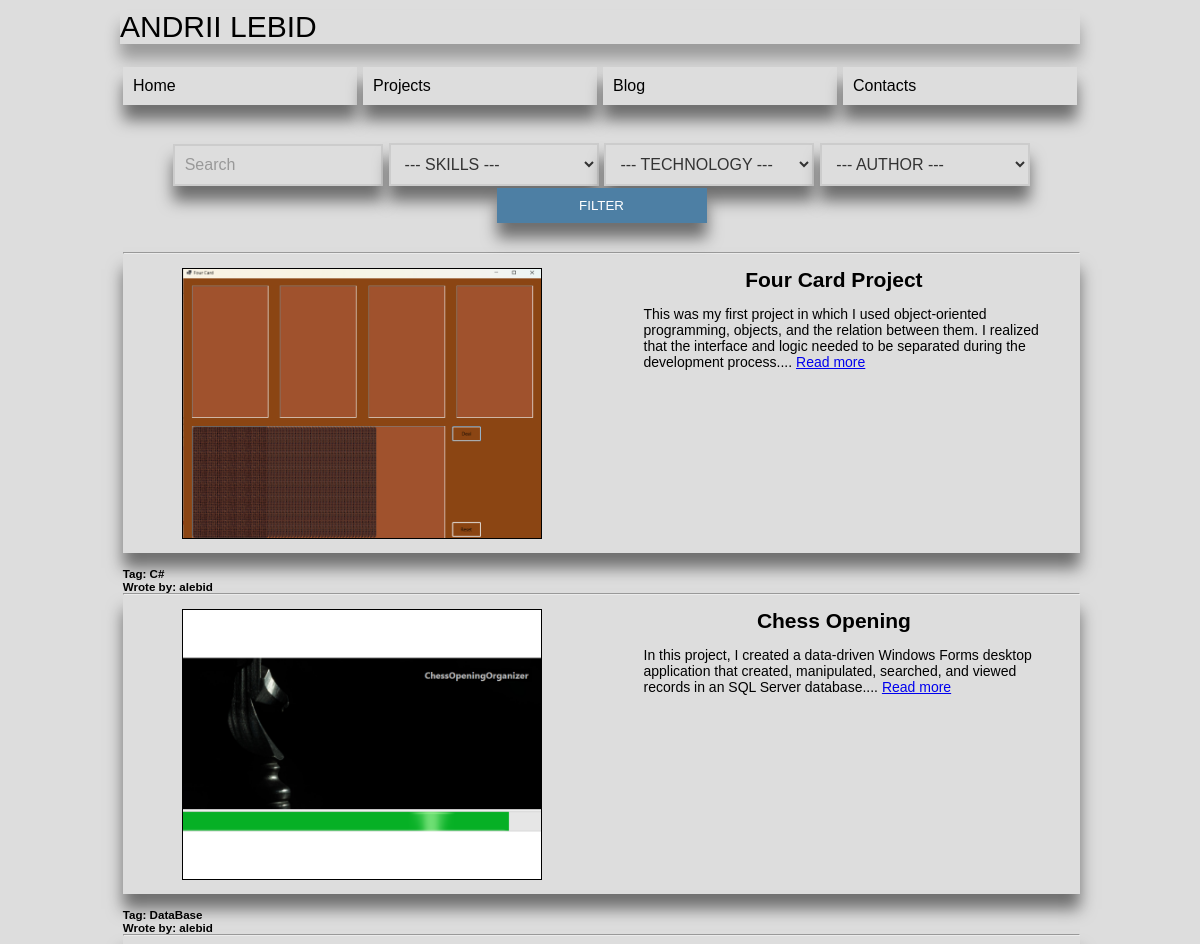
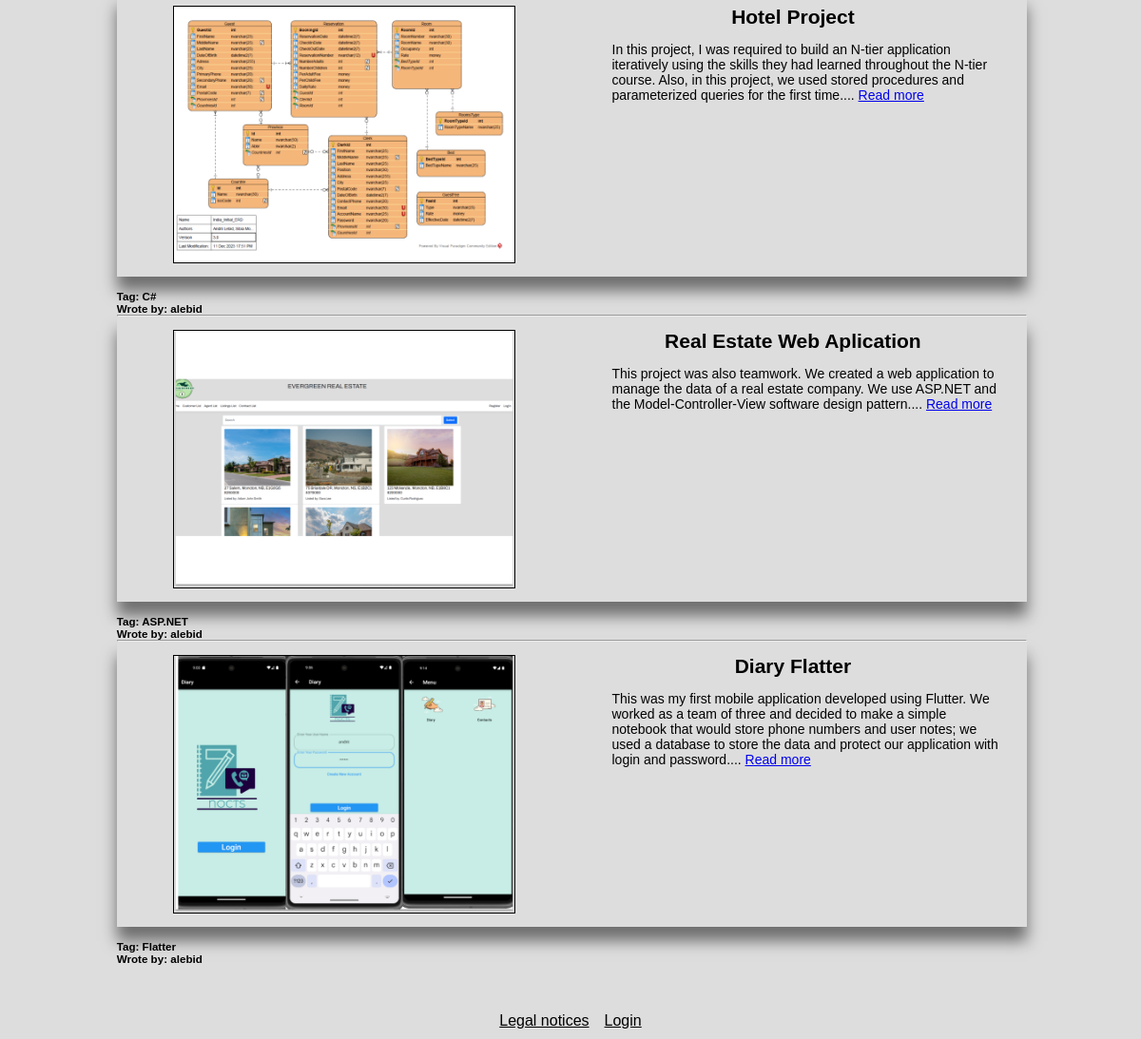
The app's page /projects.php with its own data (2 pictures, top to bottom).
### tables this page shows
CREATE TABLE IF NOT EXISTS `project` (
  `id` int NOT NULL AUTO_INCREMENT,
  `title` varchar(50) NOT NULL,
  `description` varchar(1000) NOT NULL,
  `skills` int NOT NULL,
  `technologies` int NOT NULL,
  `userId` int NOT NULL,
  `images` varchar(1000) DEFAULT NULL,
  PRIMARY KEY (`id`),
  KEY `technologies` (`technologies`),
  KEY `userId` (`userId`),
  KEY `skills` (`skills`)
);

CREATE TABLE IF NOT EXISTS `technology` (
  `id` int NOT NULL AUTO_INCREMENT,
  `name` varchar(20) NOT NULL,
  PRIMARY KEY (`id`)
);

CREATE TABLE IF NOT EXISTS `user` (
  `id` int NOT NULL AUTO_INCREMENT,
  `firstName` varchar(20) NOT NULL,
  `lastName` varchar(20) NOT NULL,
  `userName` varchar(20) NOT NULL,
  `password` varchar(100) NOT NULL,
  `email` varchar(20) DEFAULT NULL,
  PRIMARY KEY (`id`)
);

### www/projects.php (the view, shortened to what this page needs)
<?php include 'inc/header.php'; ?>
<?php include 'inc/nav.php'; ?>
<?php include 'inc/dbConnection.php'; ?>
<main>
    <div class="notice">
        <div class="search-box">
            <form method="post" action="">
                <label>
                    <input class="search-txt" type="text" name="keywords" autocomplete="off" placeholder="Search">
                </label>
                <select name="filter_skills">
                    <option value=0>--- SKILLS ---</option>
                    <?php
                    $keywords = trim($_POST['keywords']);
                    ?>
                </select>
                <select name="filter_tech">
                    <option value=0>--- TECHNOLOGY ---</option>
                </select>
                <select name="filter_user">
                    <option value=0>--- AUTHOR ---</option>
                </select>
                <input type="submit" value="FILTER" class="search-btn">
            </form>
        </div>
        <?php
        $sql = "SELECT project.id, project.title, project.description,
                        user.userName, project.skills,
                        technology.name, project.images
        FROM project INNER JOIN user ON project.userId = user.id
        INNER JOIN technology ON technology.id = project.technologies ";
        $params = [];
        $types = '';
        if (isset($keywords) && $keywords != "") {
            $sql .= "WHERE (project.description LIKE ?";
            $params[] = "%".$keywords."%";
            $types .= 's';
        } else {
            $sql .= "WHERE (project.description LIKE '%'";
        }
        if (isset($keywords) && $keywords != "") {
            $sql .= " OR project.title LIKE ?)";
            $params[] = "%".$keywords."%";
            $types .= 's';
        } else {
            $sql .= " OR project.title LIKE '%')";
        }
        $stmt = $conn->prepare($sql);
        $stmt->execute();
        $result = $stmt->get_result();
        if ($result->num_rows > 0) {
            while ($row = $result->fetch_assoc()) {
                echo "<hr>";
                echo "<div class = 'postimage'>";
                echo "<div class='postitem'>";
                if ($row["images"] !== null) {
                    $arrayImage = explode(", ", $row["images"]);
                    echo '<img src="' . $arrayImage[0] . '" alt="Project Post Image" width=80%>';
                }
                $url = ($_SERVER['HTTPS'] ? "https" : "http") . "://" . $_SERVER['HTTP_HOST'] . "/projectItem.php?id=" . $row["id"];
                echo "</div>";
                echo "<div class='postitem'>";
                echo "<div>";
                echo "<h2>", $row["title"], "</h2>";
                echo '<p>', substr($row["description"], 0, 500), "... <a href='$url'>Read more</a>", "</p></div> <br><br>";
                echo "</div>";
                echo "</div>";
                echo "<h5>Tag: ", $row["name"], "<br>";
                echo "Wrote by: ", $row["userName"], " </h5>";
            }
        } else {
            echo "<center>There are no projects added at the moment</center>";
        }
        ?>
</main>
<?php include 'inc/footer.php'; ?>

### www/inc/header.php (shortened to what this page needs)
<!DOCTYPE html>
<html lang="en">
<head>
    <link rel="stylesheet" href="../style.css">
</head>
<body>
    <header>
        <h1><a href="../index.php">ANDRII LEBID</a></h1>
    </header>

### www/inc/nav.php
<nav>
        <ul>
            <li>
                <a href="index.php">
                        <span class="text">Home</span>
                </a>
            </li>
            <li>
                <a href="projects.php">
                        <span class="text">Projects</span>
                </a>
            </li>
            <li>
                <a href="blog.php">
                        <span class="text">Blog</span>
                </a>
            </li>
            <li>
                <a href="contacts.php">
                        <span class="text">Contacts</span>
                </a>
            </li>
        </ul>
    </nav>

### www/inc/footer.php (shortened to what this page needs)
<footer>
    <div class="footer_menu">
        <a href="../Legal_notices.php">
            <span class="legal_notices">Legal notices</span>
        </a>
    </div>
    <?php
    if (!isset($_SESSION['username'])) {
        echo '<div class="footer_menu"><a href="../login.php"><span class="legal_notices">Login</span></a></div>';
    }
    ?>
</footer>
</body>
</html>

### www/style.css (style rules this page uses)
* { margin: 0; padding: 0; box-sizing: border-box; }
html { height: 100%; }
body { min-width: 448px; background: #DDDDDD; font-family: Hevletica, sans-serif; display: flex; height: 100%; flex-direction: column; }
header { width: 80%; margin: 10px auto; box-shadow: 0 15px 15px rgba(0, 0, 0, 0.3); }
header h1 { width: 100%; font-weight: 400; font-size: 30px; }
header a { color: #000; text-decoration: none; }
main { padding: 10px 0px 10px 3px; flex: 1 0 auto; display: flex; align-items: center; justify-content: center; gap: 1em; flex-direction: column; font-size: 14px; }
img { border: 1px solid #000; max-width: 100%; height: auto; }
nav, .nav-gal { width: 80%; margin: 10px auto; }
nav ul, .nav-gal ul { width: 100%; display: flex; flex-direction: column; justify-content: center; list-style: none; }
nav ul li, .nav-gal ul li { width: 100%; display: flex; justify-content: center; }
nav ul li a, .nav-gal ul li a { width: 100%; margin: 3px; padding: 10px; text-decoration: none; color: #000; background: #DDDDDD; box-shadow: 0 15px 15px rgba(0, 0, 0, 0.5); }
footer { width: 80%; margin: 1em auto; padding: 10px; display: flex; flex-direction: row; align-items: center; justify-content: center; gap: 1em; }
.footer_menu a { color: #000; }
.postimage { display: flex; flex-direction: column-reverse; margin-bottom: 1em; box-shadow: 0 15px 15px rgba(0, 0, 0, 0.5); }
.postitem { display: flex; flex-direction: row; gap: 1em; margin: 1em; justify-content: center; }
.postitem h2 { text-align: center; }
@media only screen and (min-width: 600px) { body { min-width: 700px; } }
@media only screen and (min-width: 600px) { .postimage { display: flex; flex-direction: row; } }
@media only screen and (min-width: 600px) { .postitem { width: 50%; flex-direction: row; gap: 1em; margin: 1em; } }
@media only screen and (min-width: 600px) { nav ul, .nav-gal ul { flex-direction: row; } }
.notice { width: 80%; margin: 1em auto; }
.notice p { width: 100%; margin: 1em auto; padding: 0 0 0 2em; }
.search-box { margin-bottom: 2em; display: flex; justify-content: center; align-items: center; text-align: center; }
.search-box input.search-txt, .search-box select { font-family: Arial, sans-serif; font-size: 16px; background: #f0f0f0; color: #333; border: 2px solid #ccc; padding: 10px; width: 210px; margin: 1px; background: #DDDDDD; box-shadow: 0 15px 15px rgba(0, 0, 0, 0.5); }
.search-box a.search-btn, .search-box input { background: #4D7FA4; color: #fff; padding: 10px; text-decoration: none; border: none; width: 210px; margin: 1px; box-shadow: 0 15px 15px rgba(0, 0, 0, 0.5); }
.search-box input.search-txt::placeholder { color: #999; }

### records on screen
project: shows a picture, title "Four Card Project", description "This was my first project in which I used object-oriented programming, objects, and the relation between them. I realized that the interface and logic needed to be separated during the development process.", technologies.name "C#", userId.userName "alebid"
project: shows a picture, title "Chess Opening", description "In this project, I created a data-driven Windows Forms desktop application that created, manipulated, searched, and viewed records in an SQL Server database.", technologies.name "DataBase", userId.userName "alebid"
project: shows a picture, title "Hotel Project", description "In this project, I was required to build an N-tier application iteratively using the skills they had learned throughout the N-tier course. Also, in this project, we used stored procedures and parameterized queries for the first time.", technologies.name "C#", userId.userName "alebid"
project: shows a picture, title "Real Estate Web Aplication", description "This project was also teamwork. We created a web application to manage the data of a real estate company. We use ASP.NET and the Model-Controller-View software design pattern.", technologies.name "ASP.NET", userId.userName "alebid"
project: shows a picture, title "Diary Flatter", description "This was my first mobile application developed using Flutter. We worked as a team of three and decided to make a simple notebook that would store phone numbers and user notes; we used a database to store the data and protect our application with login and password.", technologies.name "Flatter", userId.userName "alebid"
